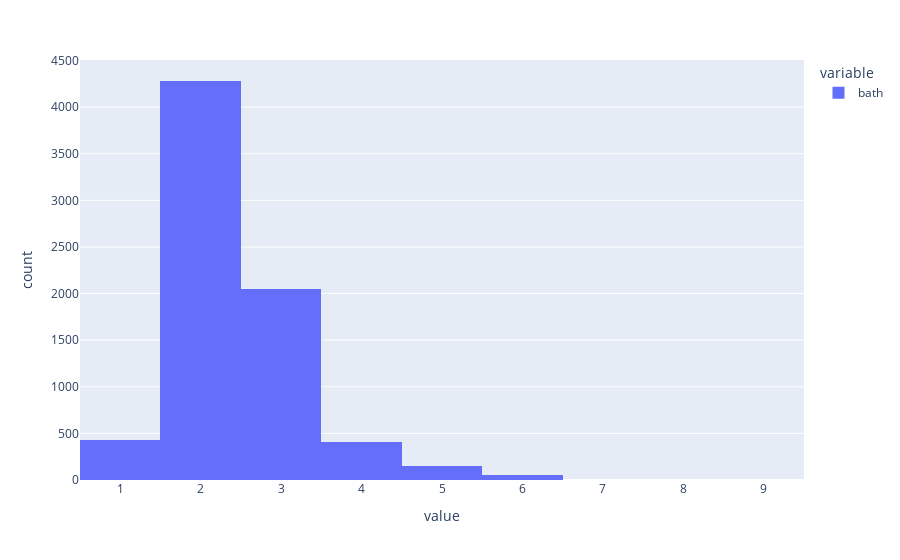

The notebook cell saved with this chart:
### Code cell
px.histogram(price_df['bath'])

### Figure 1 — Plotly figure (JSON) as saved in the notebook; plotly's stock layout.template omitted (floating-point values rounded to 4 significant figures; data arrays with more than 128 entries replaced by an {"elided": "..."} marker saying what was removed)
{"data": [{"alignmentgroup": "True", "bingroup": "x", "hovertemplate": "variable=bath<br>value=%{x}<br>count=%{y}<extra></extra>", "legendgroup": "bath", "marker": {"color": "#636efa", "pattern": {"shape": ""}}, "name": "bath", "offsetgroup": "bath", "orientation": "v", "showlegend": true, "type": "histogram", "x": {"elided": "7369 int values"}, "xaxis": "x", "yaxis": "y"}], "layout": {"autosize": true, "barmode": "relative", "legend": {"title": {"text": "variable"}, "tracegroupgap": 0}, "margin": {"t": 60}, "xaxis": {"anchor": "y", "autorange": true, "domain": [0, 1], "range": [0.5, 9.5], "title": {"text": "value"}, "type": "linear"}, "yaxis": {"anchor": "x", "autorange": true, "domain": [0, 1], "range": [0, 4505.0], "title": {"text": "count"}}}}
